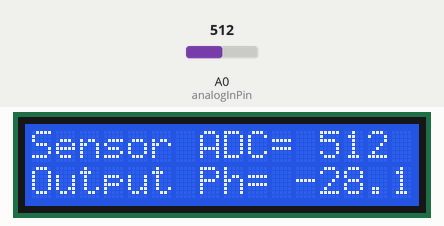
Recording of a sketch running on a simulated Arduino Uno, built with avr-gcc and run on an emulated ATmega328P. Shown: 16×2 character LCD. The inputs (shaded band) are chosen by the test bench; at power-on: A0 (analogInPin) = 512.

Above: at 1.2 s.
1.3 s: A0 (analogInPin) set to 716
At 2.5 s:
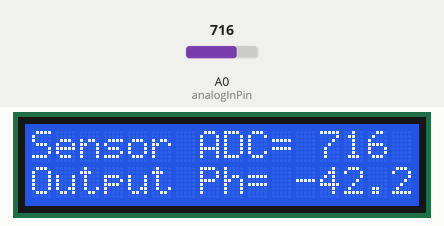
5.4 s: A0 (analogInPin) set to 900
At 6.6 s:
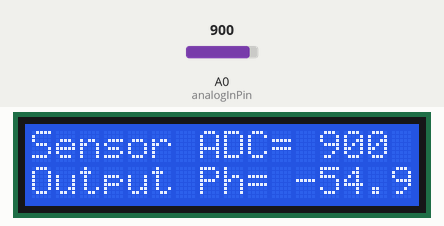
8.6 s: A0 (analogInPin) set to 1023
At 9.7 s:
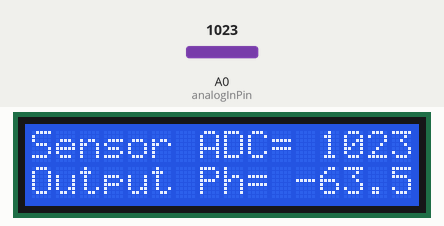
Timing chart, 0 to 11.6 s (numbered marks = the images above; inputs shaded):
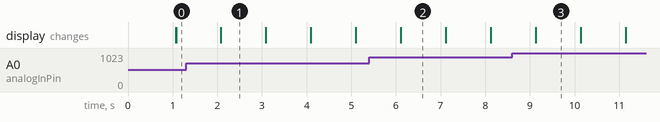

The sketch:

finish.ino
```cpp
#include <LiquidCrystal.h>
#define analogInPin A0  //sambungkan kabel hitam (output) ke pin A0
int sensorValue = 0;        //ADC value from sensor
float outputValue = 0.0;        //pH value after conversion

const int rs = 12, en = 11, d4 = 5, d5 = 4, d6 = 3, d7 = 2;

LiquidCrystal lcd(rs, en, d4, d5, d6, d7);

void setup() {
  // set up the LCD's number of columns and rows:
  Serial.begin(9600);
  lcd.begin(16, 2);
}

void loop() {
sensorValue = analogRead(analogInPin);
outputValue = (-0.0693*sensorValue)+7.3855;
  // set the cursor to (0,0):
  lcd.setCursor(0, 0);
    lcd.print("Sensor ADC= ");
    lcd.print(sensorValue);
  lcd.setCursor(0, 1);
    lcd.print("Output Ph= ");
    lcd.print(outputValue);
    delay(1000);
  lcd.clear();
}
```

Measured:
- after the input at 1.3 s, the display: first differs from a run without the input after 0.78 s (image 1)
- after the input at 5.4 s, the display: first differs from a run without the input after 0.71 s (image 2)
- after the input at 8.6 s, the display: first differs from a run without the input after 0.53 s (image 3)
- what the display in image 1 shows lasts 1.0 s, from 2.1 s to 3.1 s
